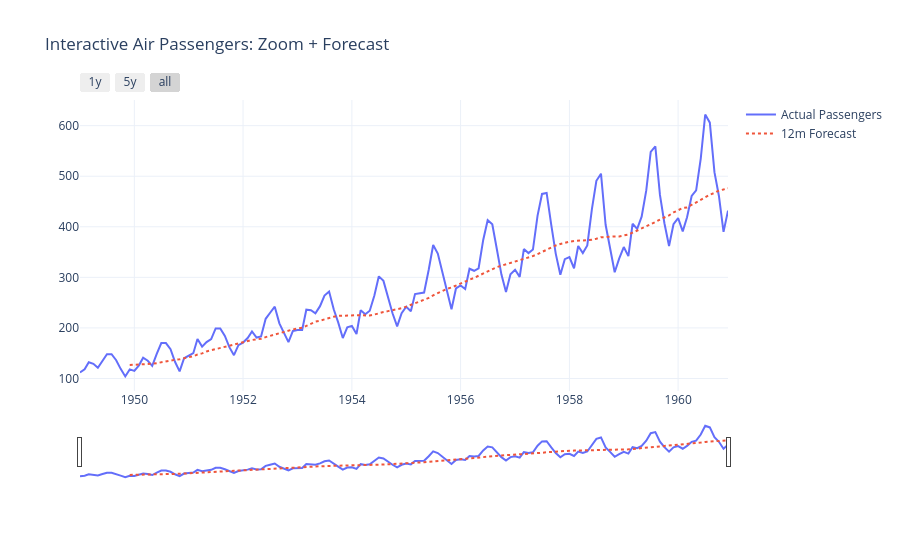

Notebook code for this chart:
### Markdown cell above
### **Step 4: Build the Interactive Visualization**
Finally, we use Plotly to create an interactive chart. We include a **Range Slider** at the bottom for quick zooming and **Range Selectors** (1y, 5y) to instantly jump to specific time windows. Hovering over the lines will show exact values for both actual data and the trend forecast.

### Code cell
# Initialize figure with actual and forecast traces
fig = go.Figure()

fig.add_trace(go.Scatter(x=df.index, y=df['Passengers'], name='Actual Passengers', mode='lines'))
fig.add_trace(go.Scatter(x=df.index, y=df['Trend_Forecast'], name='12m Forecast', line=dict(dash='dot')))

# Configure Layout for Interactivity
fig.update_layout(
    title='Interactive Air Passengers: Zoom + Forecast',
    xaxis=dict(
        rangeselector=dict(
            buttons=list([
                dict(count=1, label="1y", step="year", stepmode="backward"),
                dict(count=5, label="5y", step="year", stepmode="backward"),
                dict(step="all")
            ])
        ),
        rangeslider=dict(visible=True), 
        type="date"
    ),
    hovermode='x unified',
    template='plotly_white'
)

fig.show()

### Figure 1 — Plotly figure (JSON) as saved in the notebook; plotly's stock layout.template omitted (floating-point values rounded to 4 significant figures; data arrays with more than 128 entries replaced by an {"elided": "..."} marker saying what was removed)
{"data": [{"mode": "lines", "name": "Actual Passengers", "type": "scatter", "x": {"elided": "144 str values"}, "y": {"elided": "144 int values"}}, {"line": {"dash": "dot"}, "name": "12m Forecast", "type": "scatter", "x": {"elided": "144 str values"}, "y": {"elided": "144 float values"}}], "layout": {"hovermode": "x unified", "title": {"text": "Interactive Air Passengers: Zoom + Forecast"}, "xaxis": {"rangeselector": {"buttons": [{"count": 1, "label": "1y", "step": "year", "stepmode": "backward"}, {"count": 5, "label": "5y", "step": "year", "stepmode": "backward"}, {"step": "all"}]}, "rangeslider": {"visible": true}, "type": "date"}}}
